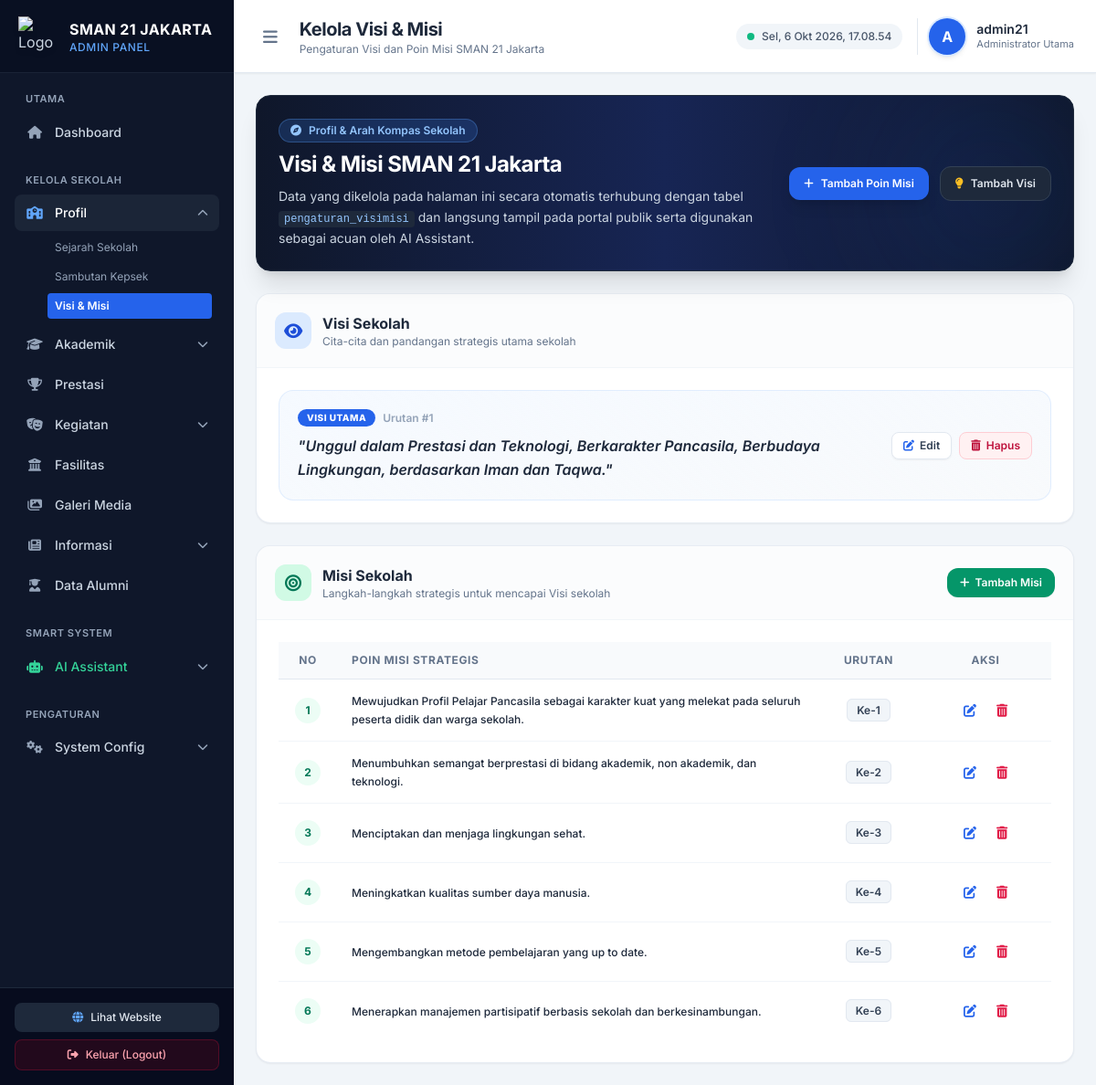
The page /admin/profil/visi-misi.php on the database its author committed.
### tables this page shows
CREATE TABLE `pengaturan_visimisi` (
  `id` int(11) NOT NULL,
  `jenis` varchar(20) NOT NULL,
  `isi_teks` text NOT NULL,
  `urutan` int(11) DEFAULT 0
);

### admin/profil/visi-misi.php (the view, shortened to what the rows shown need)
<?php
$host = 'sql305.byethost3.com';
$user = 'b3_43046986';
$pass = 'J@karta5';
$db   = 'b3_43046986_sman21jkt';
$conn = @mysqli_connect($host, $user, $pass, $db);
$data_visi = [];
$data_misi = [];
if ($conn) {
    $q_visi = mysqli_query($conn, "SELECT * FROM pengaturan_visimisi WHERE jenis = 'visi' ORDER BY urutan ASC, id ASC");
    if ($q_visi) {
        while ($row = mysqli_fetch_assoc($q_visi)) {
            $data_visi[] = $row;
        }
    }
    $q_misi = mysqli_query($conn, "SELECT * FROM pengaturan_visimisi WHERE jenis = 'misi' ORDER BY urutan ASC, id ASC");
    if ($q_misi) {
        while ($row = mysqli_fetch_assoc($q_misi)) {
            $data_misi[] = $row;
        }
    }
}
?>
<!DOCTYPE html>
<html lang="id">
<head>
    <script src="https://cdn.tailwindcss.com"></script>
    <link rel="stylesheet" href="https://cdnjs.cloudflare.com/ajax/libs/font-awesome/6.4.0/css/all.min.css">
</head>
<body class="bg-slate-50 font-sans text-slate-800 antialiased flex h-screen overflow-hidden">
    <aside id="sidebar" class="w-64 bg-slate-900 text-slate-300 flex flex-col flex-shrink-0 transition-all duration-300 z-30">
        <div class="h-20 flex items-center gap-3 px-5 border-b border-slate-800/80 bg-slate-950/40">
            <div class="leading-tight">
                <h1 class="font-bold text-white text-base tracking-wide">SMAN 21 JAKARTA</h1>
            </div>
        </div>
    </aside>
    <div class="flex-1 flex flex-col min-w-0 overflow-hidden bg-slate-100">
        <header class="h-20 bg-white border-b border-slate-200 flex items-center justify-between px-6 z-10 shadow-sm">
            <div class="flex items-center gap-4">
                <div>
                    <h2 class="text-xl font-bold text-slate-800 tracking-tight">Kelola Visi & Misi</h2>
                </div>
            </div>
        </header>
        <main class="flex-1 overflow-y-auto p-6 space-y-6">
            <div class="bg-white rounded-2xl border border-slate-200/80 shadow-sm overflow-hidden">
                <div class="p-6">
                    <?php if (!empty($data_visi)): ?>
                        <div class="space-y-4">
                            <?php foreach ($data_visi as $v): ?>
                                <div class="p-5 rounded-2xl bg-gradient-to-br from-blue-50/60 to-slate-50 border border-blue-100/80 flex flex-col sm:flex-row items-start sm:items-center justify-between gap-4">
                                    <div class="space-y-2 flex-1">
                                        <div class="flex items-center gap-2">
                                            <span class="px-2.5 py-0.5 rounded-full text-[10px] font-extrabold uppercase tracking-wider bg-blue-600 text-white">
                                                Visi Utama
                                            </span>
                                            <span class="text-xs font-semibold text-slate-400">Urutan #<?= $v['urutan'] ?></span>
                                        </div>
                                        <p class="text-base font-semibold text-slate-800 leading-relaxed italic">
                                            "<?= htmlspecialchars($v['isi_teks']) ?>"
                                        </p>
                                    </div>
                                    <div class="flex items-center gap-2 flex-shrink-0 self-end sm:self-center">
                                        <button onclick='openEditModal(<?= json_encode($v) ?>)' class="px-3 py-1.5 rounded-lg bg-white border border-slate-200 text-slate-700 hover:bg-slate-100 text-xs font-semibold shadow-sm transition flex items-center gap-1.5">
                                            <i class="fa-solid fa-pen-to-square text-blue-600"></i> Edit
                                        </button>
                                        <button onclick="openDeleteModal(<?= $v['id'] ?>, 'Visi')" class="px-3 py-1.5 rounded-lg bg-rose-50 border border-rose-200 text-rose-700 hover:bg-rose-100 text-xs font-semibold transition flex items-center gap-1.5">
                                            <i class="fa-solid fa-trash-can"></i> Hapus
                                        </button>
                                    </div>
                                </div>
                            <?php endforeach; ?>
                        </div>
                    <?php endif; ?>
                </div>
            </div>
            <div class="bg-white rounded-2xl border border-slate-200/80 shadow-sm overflow-hidden">
                <div class="p-6">
                    <?php if (!empty($data_misi)): ?>
                        <div class="overflow-x-auto">
                            <table class="w-full text-left text-xs text-slate-600">
                                <thead class="bg-slate-50 text-slate-500 font-semibold border-b border-slate-200 uppercase tracking-wider">
                                    <tr>
                                        <th class="py-3 px-4 w-16 text-center">No</th>
                                        <th class="py-3 px-4">Poin Misi Strategis</th>
                                        <th class="py-3 px-4 w-28 text-center">Urutan</th>
                                        <th class="py-3 px-4 w-36 text-center">Aksi</th>
                                    </tr>
                                </thead>
                                <tbody class="divide-y divide-slate-100">
                                    <?php $no = 1; foreach ($data_misi as $m): ?>
                                        <tr class="hover:bg-slate-50/80 transition">
                                            <td class="py-3.5 px-4 text-center font-bold text-slate-700">
                                                <span class="w-7 h-7 rounded-full bg-emerald-50 text-emerald-700 inline-flex items-center justify-center text-xs">
                                                    <?= $no++ ?>
                                                </span>
                                            </td>
                                            <td class="py-3.5 px-4 font-medium text-slate-800 leading-relaxed">
                                                <?= htmlspecialchars($m['isi_teks']) ?>
                                            </td>
                                            <td class="py-3.5 px-4 text-center font-semibold text-slate-500">
                                                <span class="px-2.5 py-1 rounded-md bg-slate-100 text-slate-700 border border-slate-200">
                                                    Ke-<?= $m['urutan'] ?>
                                                </span>
                                            </td>
                                            <td class="py-3.5 px-4 text-center">
                                                <div class="flex items-center justify-center gap-1.5">
                                                    <button onclick='openEditModal(<?= json_encode($m) ?>)' class="p-2 rounded-lg text-blue-600 hover:bg-blue-50 transition" title="Edit Misi">
                                                        <i class="fa-solid fa-pen-to-square text-sm"></i>
                                                    </button>
                                                    <button onclick="openDeleteModal(<?= $m['id'] ?>, 'Misi')" class="p-2 rounded-lg text-rose-600 hover:bg-rose-50 transition" title="Hapus Misi">
                                                        <i class="fa-solid fa-trash-can text-sm"></i>
                                                    </button>
                                                </div>
                                            </td>
                                        </tr>
                                    <?php endforeach; ?>
                                </tbody>
                            </table>
                        </div>
                    <?php endif; ?>
                </div>
            </div>
        </main>
    </div>
</body>
</html>

### rows shown on the page
pengaturan_visimisi: urutan "1", isi_teks "Unggul dalam Prestasi dan Teknologi, Berkarakter Pancasila, Berbudaya Lingkungan, berdasarkan Iman dan Taqwa."
pengaturan_visimisi: isi_teks "Mewujudkan Profil Pelajar Pancasila sebagai karakter kuat yang melekat pada seluruh peserta didik dan warga sekolah.", urutan "1"
pengaturan_visimisi: isi_teks "Menumbuhkan semangat berprestasi di bidang akademik, non akademik, dan teknologi.", urutan "2"
pengaturan_visimisi: isi_teks "Menciptakan dan menjaga lingkungan sehat.", urutan "3"
pengaturan_visimisi: isi_teks "Meningkatkan kualitas sumber daya manusia.", urutan "4"
pengaturan_visimisi: isi_teks "Mengembangkan metode pembelajaran yang up to date.", urutan "5"
pengaturan_visimisi: isi_teks "Menerapkan manajemen partisipatif berbasis sekolah dan berkesinambungan.", urutan "6"

### other values the page prints
substr($admin_username, 0, 1) "A"
$admin_username "admin21"
